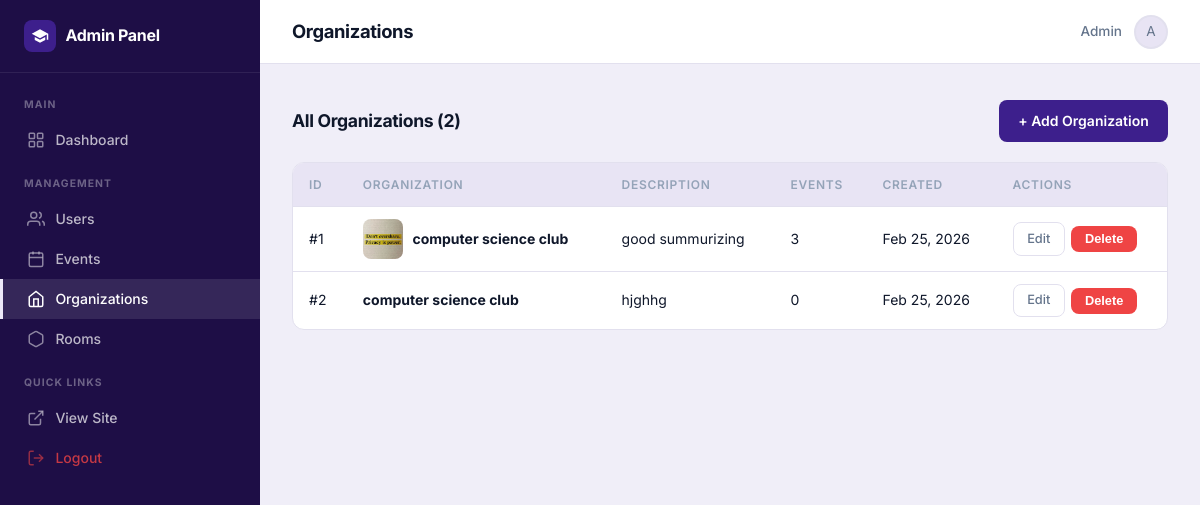
/admin/organizations (signed in), run on the app's committed database.
### app/models/user_model.py (models this page shows, shortened)
class User(UserMixin, db.Model):
    __tablename__ = 'users'
    id = db.Column(db.Integer, primary_key=True)
    full_name = db.Column(db.String(100), nullable=False)
    email = db.Column(db.String(100), unique=True, nullable=False)
    password = db.Column(db.String(200), nullable=False)
    role = db.Column(db.String(20), default='user')
    organization_id = db.Column(db.Integer, db.ForeignKey('organizations.id'), nullable=True)
    created_at = db.Column(db.DateTime, default=datetime.utcnow)
    updated_at = db.Column(db.DateTime, onupdate=datetime.utcnow)

### app/models/organization_model.py (models this page shows, shortened)
class Organization(db.Model):
    __tablename__ = 'organizations'
    id = db.Column(db.Integer, primary_key=True)
    picture = db.Column(db.String(200))
    name = db.Column(db.String(100), nullable=False)
    description = db.Column(db.Text)
    created_at = db.Column(db.DateTime, default=datetime.utcnow)
    updated_at = db.Column(db.DateTime, onupdate=datetime.utcnow)
    events = db.relationship('Event', backref='organizer', lazy=True)

### app/routers/admin_routes.py (the view)
@admin_bp.get('/organizations')
def list_organizations():
    organizations = organization_service.list_organizations()
    return render_template('admin/organizations/index.html',
                           organizations=organizations)

### app/__init__.py (called while the page is built)
    @property
    def full_name(self):
        return self.user.full_name if self.user else ""

### app/extensions.py (called while the page is built)
@login_manager.user_loader
def load_user(user_id):
    from app.models.user_model import User
    return User.query.get(int(user_id))

### app/repositories/organization_repository.py (called while the page is built)
def get_all_ordered_by_name():
    return Organization.query.order_by(Organization.name).all()

### app/routers/admin_routes.py (called while the page is built)
@admin_bp.before_request
def check_admin():
    if not current_user.is_authenticated or current_user.role != 'admin':
        flash('Access denied.', 'danger')
        return redirect(url_for('user.login_form'))

### app/services/organization_service.py (called while the page is built)
def list_organizations():
    return organization_repository.get_all_ordered_by_name()

### app/templates/admin/organizations/index.html (shortened to what this page needs)
{% extends "admin/base.html" %}
{% block page_title %}Organizations{% endblock %}
{% block content %}
<div class="section-header">
    <h3>All Organizations ({{ organizations|length }})</h3>
    <a href="{{ url_for('admin.create_organization_form') }}" class="btn-primary">+ Add Organization</a>
</div>
<div class="admin-table-wrap">
    <table class="admin-table">
        <thead>
            <tr>
                <th>ID</th>
                <th>Organization</th>
                <th>Description</th>
                <th>Events</th>
                <th>Created</th>
                <th>Actions</th>
            </tr>
        </thead>
        <tbody>
            {% for org in organizations %}
            <tr>
                <td>#{{ org.id }}</td>
                <td>
                    <div class="table-item-name">
                        {% if org.picture %}
                        <img src="{{ url_for('static', filename='uploads/' + org.picture) }}" class="table-thumb" alt="">
                        {% endif %}
                        <strong>{{ org.name }}</strong>
                    </div>
                </td>
                <td class="table-desc">{{ (org.description or '-')[:80] }}{% if org.description and org.description|length > 80 %}...{% endif %}</td>
                <td>{{ org.events|length }}</td>
                <td>{{ org.created_at.strftime('%b %d, %Y') if org.created_at else '-' }}</td>
                <td>
                    <div class="table-actions">
                        <a href="{{ url_for('admin.edit_organization_form', id=org.id) }}" class="btn-secondary btn-sm">Edit</a>
                        <form method="POST" action="{{ url_for('admin.delete_organization', id=org.id) }}" class="inline-form" onsubmit="return confirm('Delete this organization and all its events?')">
                            <button type="submit" class="btn-danger btn-sm">Delete</button>
                        </form>
                    </div>
                </td>
            </tr>
            {% else %}
            <tr><td colspan="6" class="table-empty">No organizations found.</td></tr>
            {% endfor %}
        </tbody>
    </table>
</div>
{% endblock %}

### app/templates/admin/base.html (shortened to what this page needs)
<!DOCTYPE html>
<html lang="en">
<head>
    <link rel="stylesheet" href="{{ url_for('static', filename='base.css') }}">
    <link rel="stylesheet" href="{{ url_for('static', filename='admin.css') }}">
</head>
<body class="admin-body">
<aside class="admin-sidebar">
    <div class="sidebar-header">
        <a href="{{ url_for('admin.dashboard') }}" class="sidebar-brand">
            <div class="brand-logo-icon">
                <svg width="18" height="18" viewBox="0 0 24 24" fill="white"><path d="M12 3L1 9L12 15L21 10.09V17H23V9L12 3Z"/><path d="M5 13.18V17.18L12 21L19 17.18V13.18L12 17L5 13.18Z"/></svg>
            </div>
            <span>Admin Panel</span>
        </a>
    </div>
    <nav class="sidebar-nav">
        <div class="sidebar-section">
            <span class="sidebar-section-title">Main</span>
            <a href="{{ url_for('admin.dashboard') }}" class="sidebar-link {% if request.endpoint == 'admin.dashboard' %}active{% endif %}">
                <svg width="18" height="18" viewBox="0 0 24 24" fill="none" stroke="currentColor" stroke-width="2"><rect x="3" y="3" width="7" height="7" rx="1"/><rect x="14" y="3" width="7" height="7" rx="1"/><rect x="3" y="14" width="7" height="7" rx="1"/><rect x="14" y="14" width="7" height="7" rx="1"/></svg>
                Dashboard
            </a>
        </div>
        <div class="sidebar-section">
            <span class="sidebar-section-title">Management</span>
            <a href="{{ url_for('admin.list_users') }}" class="sidebar-link {% if 'user' in request.endpoint %}active{% endif %}">
                <svg width="18" height="18" viewBox="0 0 24 24" fill="none" stroke="currentColor" stroke-width="2"><path d="M17 21v-2a4 4 0 0 0-4-4H5a4 4 0 0 0-4 4v2"/><circle cx="9" cy="7" r="4"/><path d="M23 21v-2a4 4 0 0 0-3-3.87"/><path d="M16 3.13a4 4 0 0 1 0 7.75"/></svg>
                Users
            </a>
            <a href="{{ url_for('admin.list_events') }}" class="sidebar-link {% if 'event' in request.endpoint %}active{% endif %}">
                <svg width="18" height="18" viewBox="0 0 24 24" fill="none" stroke="currentColor" stroke-width="2"><rect x="3" y="4" width="18" height="18" rx="2" ry="2"/><line x1="16" y1="2" x2="16" y2="6"/><line x1="8" y1="2" x2="8" y2="6"/><line x1="3" y1="10" x2="21" y2="10"/></svg>
                Events
            </a>
            <a href="{{ url_for('admin.list_organizations') }}" class="sidebar-link {% if 'organization' in request.endpoint %}active{% endif %}">
                <svg width="18" height="18" viewBox="0 0 24 24" fill="none" stroke="currentColor" stroke-width="2"><path d="M3 9l9-7 9 7v11a2 2 0 0 1-2 2H5a2 2 0 0 1-2-2z"/><polyline points="9 22 9 12 15 12 15 22"/></svg>
                Organizations
            </a>
            <a href="{{ url_for('admin.list_rooms') }}" class="sidebar-link {% if 'room' in request.endpoint %}active{% endif %}">
                <svg width="18" height="18" viewBox="0 0 24 24" fill="none" stroke="currentColor" stroke-width="2"><path d="M21 16V8a2 2 0 0 0-1-1.73l-7-4a2 2 0 0 0-2 0l-7 4A2 2 0 0 0 3 8v8a2 2 0 0 0 1 1.73l7 4a2 2 0 0 0 2 0l7-4A2 2 0 0 0 21 16z"/></svg>
                Rooms
            </a>
        </div>
        <div class="sidebar-section">
            <span class="sidebar-section-title">Quick Links</span>
            <a href="{{ url_for('main.index') }}" class="sidebar-link">
                <svg width="18" height="18" viewBox="0 0 24 24" fill="none" stroke="currentColor" stroke-width="2"><path d="M18 13v6a2 2 0 0 1-2 2H5a2 2 0 0 1-2-2V8a2 2 0 0 1 2-2h6"/><polyline points="15 3 21 3 21 9"/><line x1="10" y1="14" x2="21" y2="3"/></svg>
                View Site
            </a>
            <a href="{{ url_for('user.logout') }}" class="sidebar-link sidebar-link-danger">
                <svg width="18" height="18" viewBox="0 0 24 24" fill="none" stroke="currentColor" stroke-width="2"><path d="M9 21H5a2 2 0 0 1-2-2V5a2 2 0 0 1 2-2h4"/><polyline points="16 17 21 12 16 7"/><line x1="21" y1="12" x2="9" y2="12"/></svg>
                Logout
            </a>
        </div>
    </nav>
</aside>
<div class="admin-main">
    <header class="admin-topbar">
        <div class="topbar-left">
            <h2 class="topbar-title">{% block page_title %}Dashboard{% endblock %}</h2>
        </div>
        <div class="topbar-right">
            <span class="topbar-user">{{ current_user.full_name }}</span>
            <div class="nav-avatar">{{ current_user.full_name[0].upper() }}</div>
        </div>
    </header>
    <div class="admin-flash">
    </div>
    <div class="admin-content">
        {% block content %}{% endblock %}
    </div>
</div>
</body>
</html>

### app/static/base.css (style rules this page uses)
:root { --primary: #3d1f8c; --primary-dark: #2d1669; --primary-darker: #1e0e46; --primary-light: #ede9f8; --primary-50: #d9d0f5; --success: #10b981; --success-light: #d1fae5; --danger: #ef4444; --danger-light: #fee2e2; --warning: #f59e0b; --warning-light: #fef3c7; --text-primary: #0f172a; --text-secondary: #64748b; --text-muted: #94a3b8; --bg-page: #f0eef8; --bg-surface: #ffffff; --bg-subtle: #e8e4f4; --bg-hover: #f0eef8; --border: #e2e0ee; --border-hover: #c4bfe0; --border-focus: #3d1f8c; --radius-sm: 8px; --radius-md: 12px; --radius-lg: 16px; --radius-xl: 24px; --radius-full: 9999px; --shadow-xs: 0 1px 2px rgba(61, 31, 140, 0.05); --shadow-sm: 0 1px 3px rgba(61, 31, 140, 0.08), 0 1px 2px rgba(61, 31, 140, 0.04); --shadow-md: 0 4px 6px -1px rgba(61, 31, 140, 0.07), 0 2px 4px -2px rgba(61, 31, 140, 0.05); --shadow-lg: 0 10px 15px -3px rgba(61, 31, 140, 0.1), 0 4px 6px -4px rgba(61, 31, 140, 0.05); --shadow-xl: 0 20px 25px -5px rgba(61, 31, 140, 0.1), 0 8px 10px -6px rgba(61, 31, 140, 0.05); --shadow-focus: 0 0 0 3px rgba(61, 31, 140, 0.15); --transition-fast: 150ms cubic-bezier(0.4, 0, 0.2, 1); --transition: 200ms cubic-bezier(0.4, 0, 0.2, 1); --transition-slow: 300ms cubic-bezier(0.4, 0, 0.2, 1); --font: 'Inter', system-ui, -apple-system, BlinkMacSystemFont, 'Segoe UI', sans-serif; }
*, *::before, *::after { box-sizing: border-box; margin: 0; padding: 0; }
html { scroll-behavior: smooth; font-size: 16px; -webkit-font-smoothing: antialiased; -moz-osx-font-smoothing: grayscale; }
body { font-family: var(--font); background-color: var(--bg-page); color: var(--text-primary); line-height: 1.6; min-height: 100vh; display: flex; flex-direction: column; }
img { max-width: 100%; display: block; }
a { text-decoration: none; color: var(--primary); transition: color var(--transition-fast); }
.brand-logo-icon { width: 32px; height: 32px; background: var(--primary); border-radius: 8px; display: flex; align-items: center; justify-content: center; color: white; font-size: 1rem; flex-shrink: 0; }
.nav-avatar { width: 34px; height: 34px; border-radius: 50%; background: var(--bg-subtle); border: 2px solid var(--border); display: flex; align-items: center; justify-content: center; font-size: 0.85rem; color: var(--text-secondary); cursor: pointer; overflow: hidden; }
.btn-primary { display: inline-flex; align-items: center; gap: 0.35rem; background: var(--primary); color: #fff; font-size: 0.875rem; font-weight: 600; padding: 0.6rem 1.2rem; border-radius: var(--radius-sm); border: none; cursor: pointer; transition: all var(--transition-fast); text-decoration: none; white-space: nowrap; }
.btn-secondary { display: inline-flex; align-items: center; background: var(--bg-surface); color: var(--text-secondary); font-size: 0.875rem; font-weight: 500; padding: 0.6rem 1.2rem; border-radius: var(--radius-sm); border: 1px solid var(--border); cursor: pointer; transition: all var(--transition-fast); text-decoration: none; }
.btn-danger { display: inline-flex; align-items: center; background: var(--danger); color: #fff; font-size: 0.875rem; font-weight: 600; padding: 0.6rem 1.2rem; border-radius: var(--radius-sm); border: none; cursor: pointer; transition: all var(--transition-fast); text-decoration: none; white-space: nowrap; }
.btn-sm { font-size: 0.8rem; padding: 0.35rem 0.85rem; }
.inline-form { display: inline; }

### data on the page
User: full_name "Admin", full_name "A"
Organization: id "1", picture (picture), name "computer science club", description "good summurizing", events|length "3", created_at "Feb 25, 2026"
Organization: id "2", name "computer science club", description "hjghhg", events|length "0", created_at "Feb 25, 2026"

### other printed values
{{ organizations|length }} "2"
